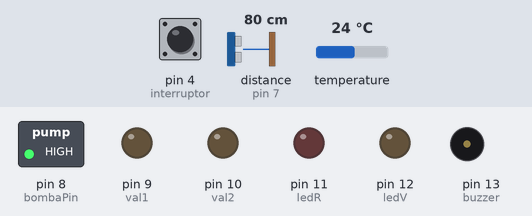
Bench run of a sketch on a simulated Arduino Uno, built with avr-gcc and run on an emulated ATmega328P. Parts: switched loads named in the sketch (green lamp = pin HIGH), output pins drawn as LEDs (lit = HIGH), buzzer (waves = sounding, pin HIGH). The test bench sets the inputs (shaded band); at power-on: pin 4 (interruptor) LOW, distance to the obstacle (sensor on pin 7) 80 cm, temperature 24 °C. The echo pulse lasts 58.3 µs per cm; pins used as bus, display or sensor lines are not drawn; what the sketch prints to the serial monitor is not drawn.

Above: at 1.2 s.
1.3 s: pin 4 (interruptor) pulled HIGH for 0.15 s
3.6 s: pin 4 (interruptor) pulled HIGH for 1 s
At 4.9 s:
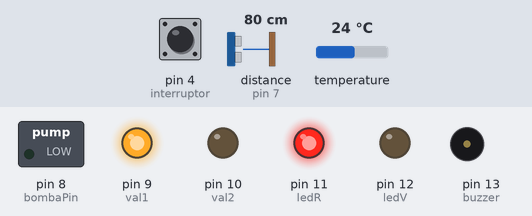
6.8 s: pin 4 (interruptor) pulled HIGH for 3.2 s
At 10.9 s:
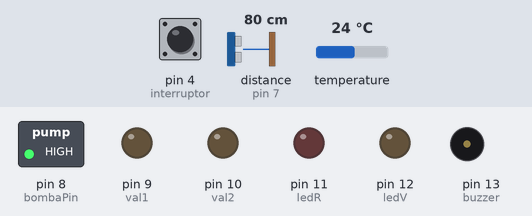
Timing chart, 0 to 12.4 s (numbered marks = the images above; inputs shaded):
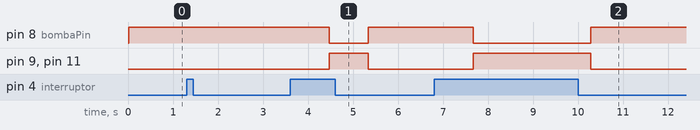

The sketch:

Regadera.ino
```cpp
//Librerias


#include <OneWire.h>
#include <DallasTemperature.h>


//Pines de sensores y actuadores
int bombaPin = 8;
int trigPin = 6;
int echoPin = 7;
int val1 = 9;
int val2 = 10;
int ledR = 11;
int ledV = 12;
int interruptor = 4;
int buzzer = 13 ;//the pin of the active buzzer

 long tiempo = millis();
  long prendido = 0;
  long sw = 0;

OneWire ourWire(5);                //Se establece el pin 2  como bus OneWire
DallasTemperature sensors(&ourWire); // sensor


void setup() {

  Serial.begin(9600);//iniciailzamos la comunicación

  pinMode(bombaPin, OUTPUT);
  pinMode(trigPin, OUTPUT); //pin como salida
  pinMode(echoPin, INPUT);  //pin como entrada
  digitalWrite(trigPin, LOW);//Inicializamos el pin con 0
  pinMode(val1, OUTPUT);
  pinMode(val2, OUTPUT);
  pinMode(ledR, OUTPUT);
  pinMode(ledV, OUTPUT);
  pinMode(interruptor, INPUT);
  pinMode(buzzer, OUTPUT);
  sensors.begin();   //Se inicia el sensor


}

void loop() {
  //Switch
  int encendido = digitalRead(interruptor);

  //Cuando inicia el switch
  if (encendido == 1) {

  if (sw ==0){
    prendido = millis();
  }
      sw = 1;


    //Inicia a medir el sensor ultrasonico
    digitalWrite(trigPin, HIGH);
    delayMicroseconds(10);      //Enviamos un pulso de 10us
    digitalWrite(trigPin, LOW);

    long t; //timepo que demora en llegar el eco
    long d; //distancia en centimetros
    t = pulseIn(echoPin, HIGH); //obtenemos el ancho del pulso
    d = t / 59;
    Serial.println("Distancia: ");
    Serial.print(d);

   //Sensor de temperatura
    sensors.requestTemperatures();   //Se envía el comando para leer la temperatura
    float temp = sensors.getTempCByIndex(0); //Se obtiene la temperatura en ºC

    Serial.print("Temperatura= ");
    Serial.print(temp);
    Serial.println(" C");
    delay(100);


    //Condiciones para iniciar bomba
    //Temp correcta y dist correcta
    if (d < 30 && temp > 24) {
      digitalWrite(bombaPin, LOW);
      digitalWrite(val1, LOW);
      digitalWrite(val2, HIGH);
      digitalWrite(ledV, HIGH);
      digitalWrite(ledR, LOW);


      //Temp incorrecta y dist correcta
    } else {
      digitalWrite(bombaPin, LOW);
      digitalWrite(val1, HIGH);
      digitalWrite(val2, LOW);
      digitalWrite(ledV, LOW);
      digitalWrite(ledR, HIGH);
    }

    long lapso = millis()-prendido;
  if(lapso > 180000){
    digitalWrite(ledV, HIGH);
    digitalWrite(ledR, HIGH);
        digitalWrite(buzzer, HIGH);

  }

  }


  //Temp
  else {
    digitalWrite(bombaPin, HIGH);
    digitalWrite(val1, LOW);
    digitalWrite(val2, LOW);
    digitalWrite(ledV, LOW);
    digitalWrite(ledR, LOW);
    digitalWrite(buzzer, LOW);
  }

  if (encendido == 0) {
    sw = 0;
    digitalWrite(buzzer, LOW);
  }


}

void buzz () {
  //Alarma para indicar que han pasado x minutos
  Serial.println("hola");


}
```

Measured:
- after the input at 3.6 s, pin 8 (bombaPin): HIGH → LOW after 0.87 s, → HIGH 0.87 s later; pin 9 (val1), pin 11 (ledR): LOW → HIGH after 0.87 s, → LOW 0.87 s later
- after the input at 6.8 s, pin 8 (bombaPin): HIGH → LOW after 0.87 s, → HIGH 2.6 s later; pin 9 (val1), pin 11 (ledR): LOW → HIGH after 0.87 s, → LOW 2.6 s later
